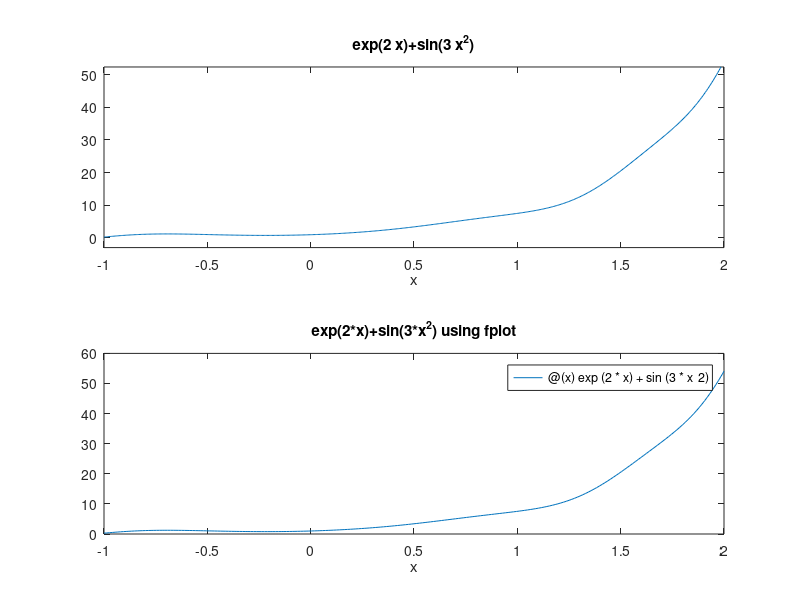

Here is the MATLAB script that generated this plot:
clear all
close all
clc

subplot(2,1,1), ezplot('exp(2*x)+sin(3*x^2)', [-1,2])

subplot(2,1,2), fplot(@(x) exp(2*x)+sin(3*x^2), [-1,2])
title('exp(2*x)+sin(3*x^2) using fplot')
xlabel('x')
